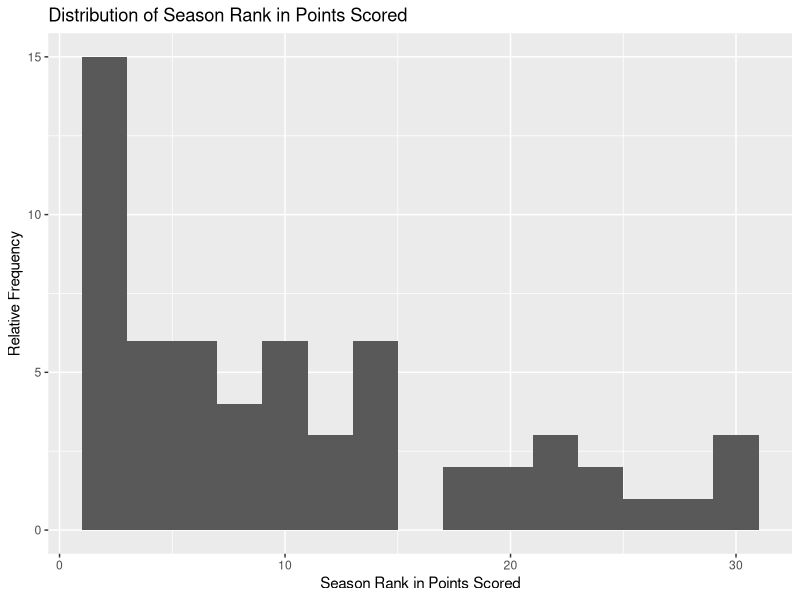
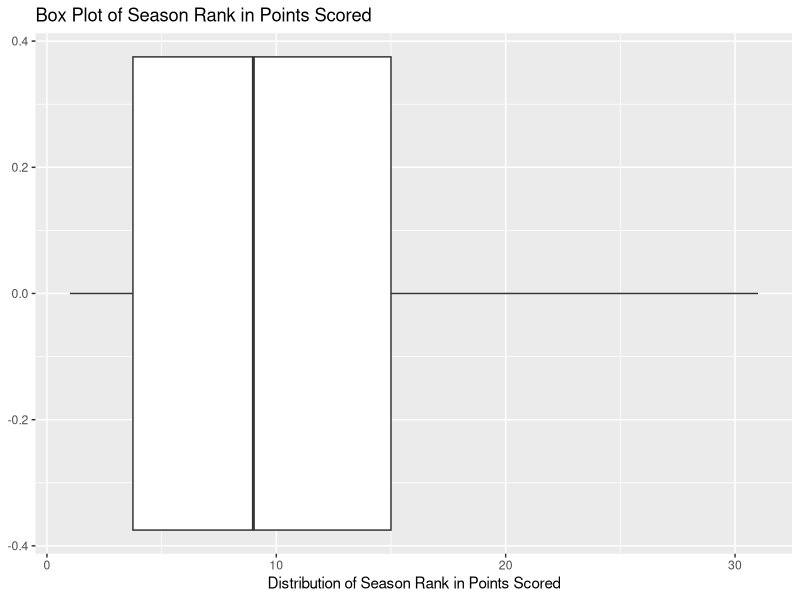
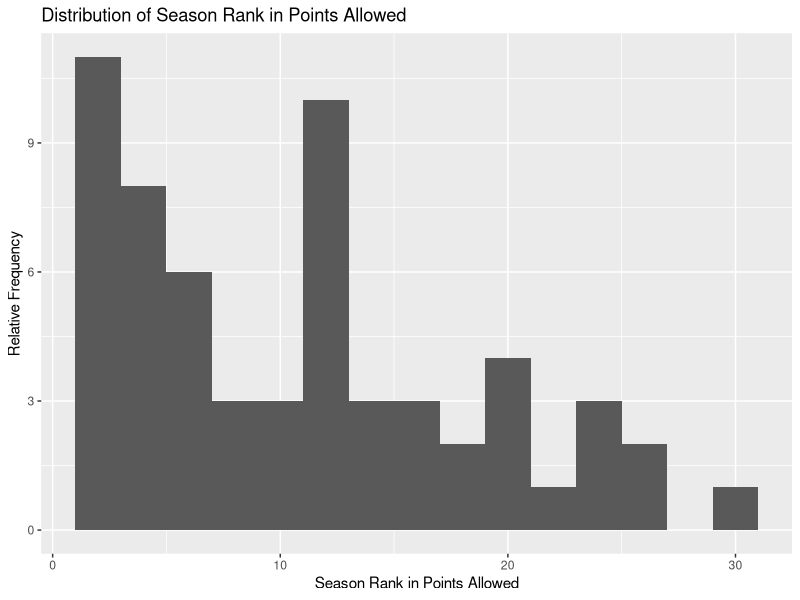
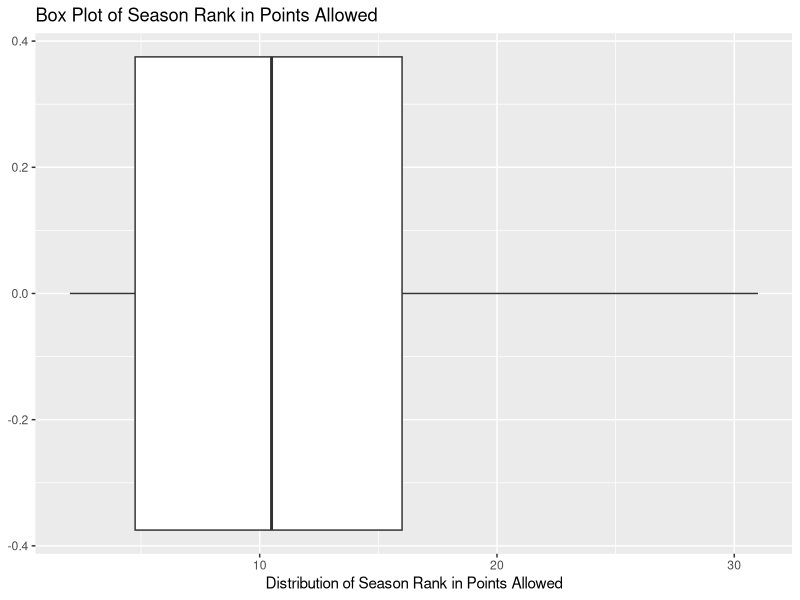
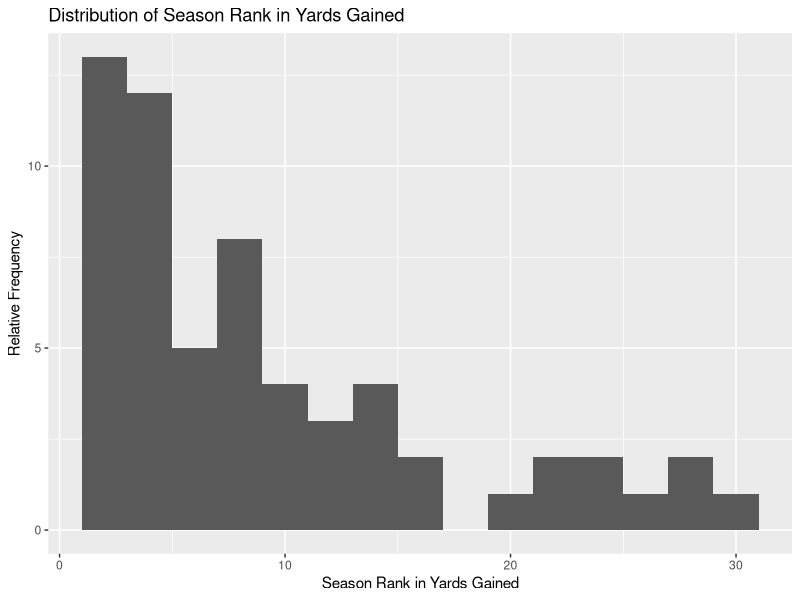
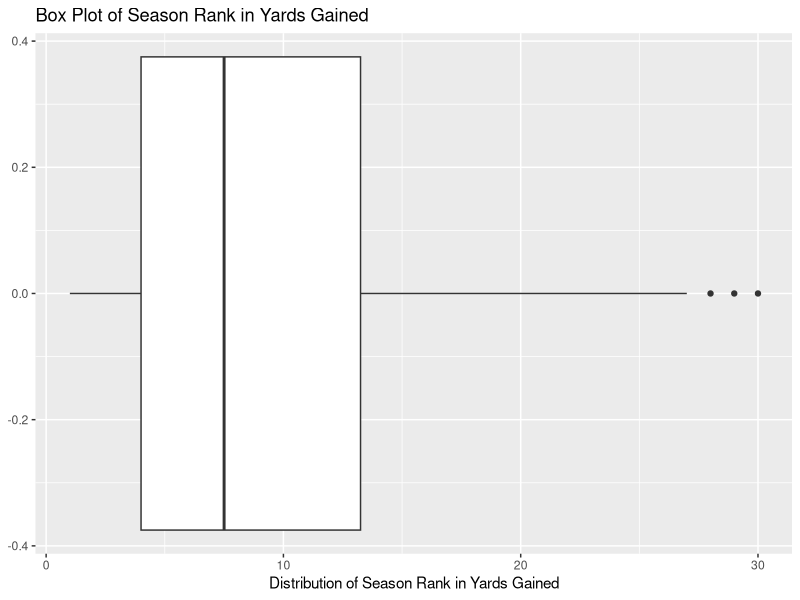
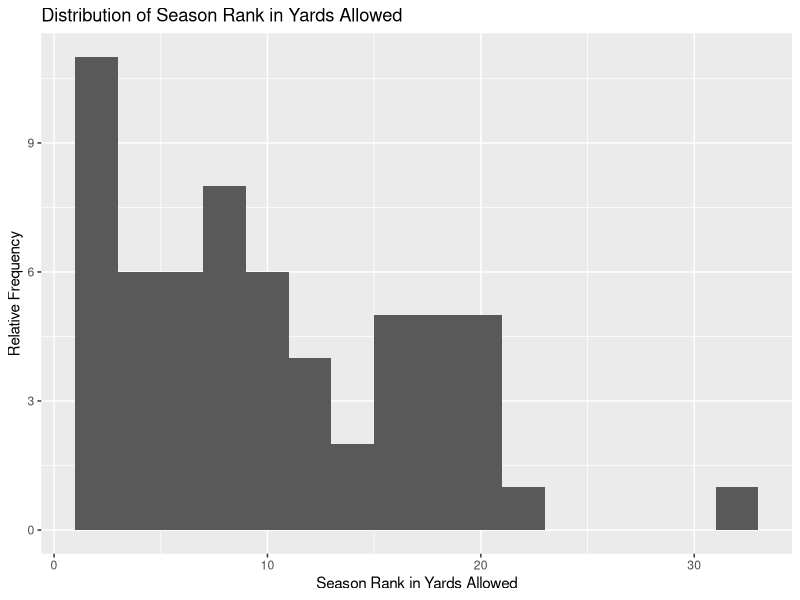
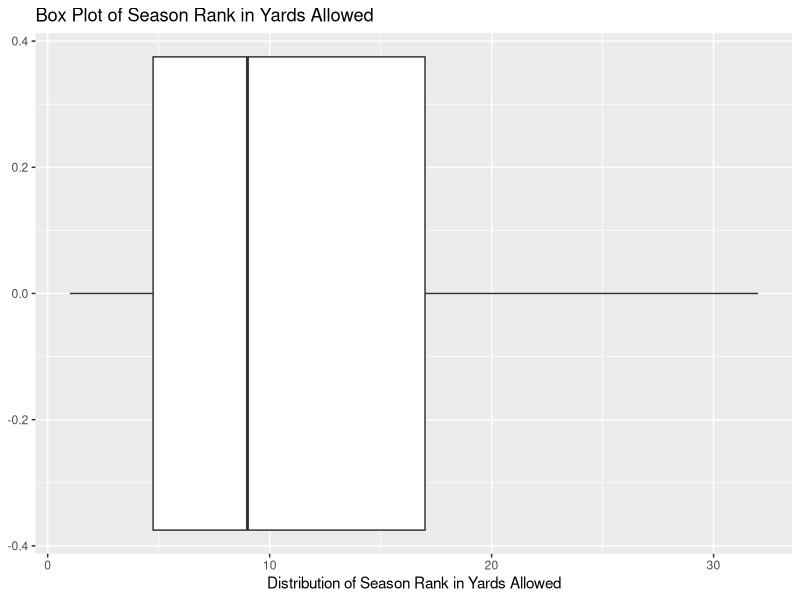

The R source for these figures, in order:
## ---- chunk 1
knitr::opts_chunk$set(echo = TRUE)

library(tidyverse)
library(knitr)
## ---- chunk 2
# load data
data <- read.csv('./dallas_cowboys_season_data.csv')
mydata <- data[c("MoV", "PtsScoredRank", "PtsAllowedRank", "YdsGainedRank", "YdsAllowedRank")]
## ---- chunk 3
kable(head(mydata))
## ---- chunk 4
# visualize predictor variable #1: PtsScoredRank
ggplot(data, aes(x = PtsScoredRank)) +
  geom_histogram(binwidth = 2) +
  labs(title = "Distribution of Season Rank in Points Scored",
       x = "Season Rank in Points Scored",
       y = "Relative Frequency")

ggplot(data, aes(y = PtsScoredRank)) +
  geom_boxplot() +
  coord_flip() +
  labs(y = "Distribution of Season Rank in Points Scored") +
  ggtitle("Box Plot of Season Rank in Points Scored")
## ---- chunk 5
# visualize predictor variable #2: PtsAllowedRank
ggplot(data, aes(x = PtsAllowedRank)) +
  geom_histogram(binwidth = 2) +
  labs(title = "Distribution of Season Rank in Points Allowed",
       x = "Season Rank in Points Allowed",
       y = "Relative Frequency")

ggplot(data, aes(y = PtsAllowedRank)) +
  geom_boxplot() +
  coord_flip() +
  labs(y = "Distribution of Season Rank in Points Allowed") +
  ggtitle("Box Plot of Season Rank in Points Allowed")
## ---- chunk 6
# visualize predictor variable #3: YdsGainedRank
ggplot(data, aes(x = YdsGainedRank)) +
  geom_histogram(binwidth = 2) +
  labs(title = "Distribution of Season Rank in Yards Gained",
       x = "Season Rank in Yards Gained",
       y = "Relative Frequency")

ggplot(data, aes(y = YdsGainedRank)) +
  geom_boxplot() +
  coord_flip() +
  labs(y = "Distribution of Season Rank in Yards Gained") +
  ggtitle("Box Plot of Season Rank in Yards Gained")
## ---- chunk 7
# visualize predictor variable #4: YdsAllowedRank
ggplot(data, aes(x = YdsAllowedRank)) +
  geom_histogram(binwidth = 2) +
  labs(title = "Distribution of Season Rank in Yards Allowed",
       x = "Season Rank in Yards Allowed",
       y = "Relative Frequency")

ggplot(data, aes(y = YdsAllowedRank)) +
  geom_boxplot() +
  coord_flip() +
  labs(y = "Distribution of Season Rank in Yards Allowed") +
  ggtitle("Box Plot of Season Rank in Yards Allowed")
## ---- chunk 8
# relationships between the response and each predictor variable and between predictors
pairs(mydata, pch = 19, lower.panel = NULL)

# calculate the correlation coefficients for each relationship
cor(mydata)
